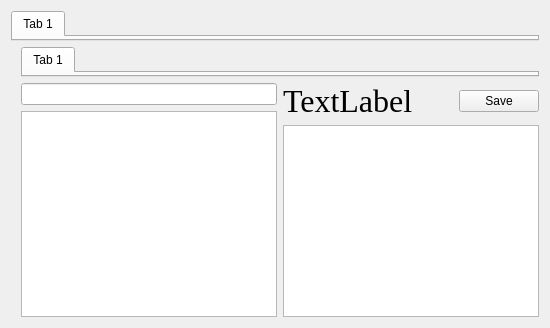
      <widget class="QWidget" name="tables_tab">
       <attribute name="title">
        <string>Tables</string>
       </attribute>
       <layout class="QVBoxLayout" name="verticalLayout_4">
        <item>
         <widget class="QTabWidget" name="outerTab">
          <property name="sizePolicy">
           <sizepolicy hsizetype="Expanding" vsizetype="Minimum">
            <horstretch>0</horstretch>
            <verstretch>0</verstretch>
           </sizepolicy>
          </property>
          <property name="currentIndex">
           <number>0</number>
          </property>
          <widget class="QWidget" name="tab">
           <attribute name="title">
            <string>Tab 1</string>
           </attribute>
          </widget>
         </widget>
        </item>
        <item>
         <layout class="QHBoxLayout" name="horizontalLayout_3">
          <item>
           <spacer name="horizontalSpacer_3">
            <property name="orientation">
             <enum>Qt::Horizontal</enum>
            </property>
            <property name="sizeType">
             <enum>QSizePolicy::Minimum</enum>
            </property>
            <property name="sizeHint" stdset="0">
             <size>
              <width>10</width>
              <height>20</height>
             </size>
            </property>
           </spacer>
          </item>
          <item>
           <layout class="QVBoxLayout" name="verticalLayout_5">
            <item>
             <widget class="QTabWidget" name="innerTab">
              <property name="sizePolicy">
               <sizepolicy hsizetype="Expanding" vsizetype="Minimum">
                <horstretch>0</horstretch>
                <verstretch>0</verstretch>
               </sizepolicy>
              </property>
              <property name="currentIndex">
               <number>0</number>
              </property>
              <widget class="QWidget" name="tab_5">
               <attribute name="title">
                <string>Tab 1</string>
               </attribute>
              </widget>
             </widget>
            </item>
            <item>
             <layout class="QHBoxLayout" name="horizontalLayout">
              <item>
               <layout class="QVBoxLayout" name="verticalLayout">
                <item>
                 <widget class="QLineEdit" name="lineEdit"/>
                </item>
                <item>
                 <widget class="QListWidget" name="listWidget"/>
                </item>
               </layout>
              </item>
              <item>
               <layout class="QVBoxLayout" name="verticalLayout_2">
                <item>
                 <layout class="QHBoxLayout" name="horizontalLayout_2">
                  <item>
                   <widget class="QLabel" name="tableNameLabel">
                    <property name="font">
                     <font>
                      <family>Georgia</family>
                      <pointsize>24</pointsize>
                     </font>
                    </property>
                    <property name="text">
                     <string>TextLabel</string>
                    </property>
                   </widget>
                  </item>
                  <item>
                   <spacer name="horizontalSpacer_2">
                    <property name="orientation">
                     <enum>Qt::Horizontal</enum>
                    </property>
                    <property name="sizeHint" stdset="0">
                     <size>
                      <width>40</width>
                      <height>20</height>
                     </size>
                    </property>
                   </spacer>
                  </item>
                  <item>
                   <widget class="QPushButton" name="saveButton">
                    <property name="text">
                     <string>Save</string>
                    </property>
                   </widget>
                  </item>
                 </layout>
                </item>
                <item>
                 <widget class="QTableWidget" name="tableWidget"/>
                </item>
               </layout>
              </item>
             </layout>
            </item>
           </layout>
          </item>
         </layout>
        </item>
       </layout>
      </widget>
